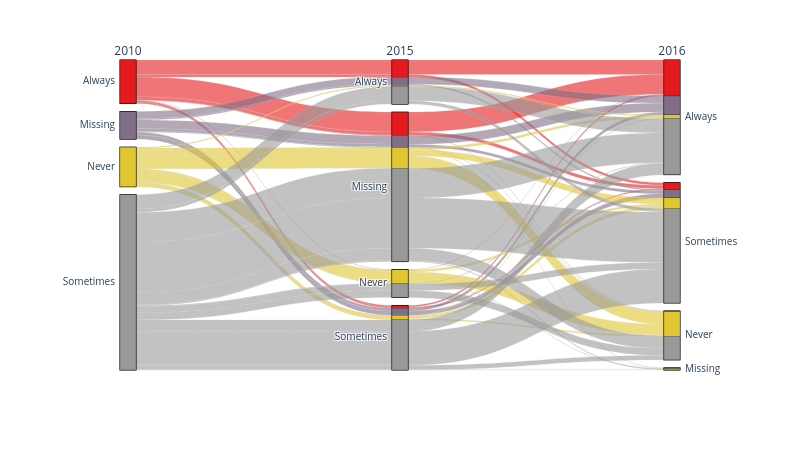

Here is the notebook cell this chart was saved with:
### Code cell
fig = px.parallel_categories(
    vacc_wide_exp, 
    dimensions=vacc_wide_exp.columns,
    color=vacc_wide_exp['2010'].cat.codes,
    color_continuous_scale=plotly_cmap,
    width=800, height=450
)
fig.update_traces(line_shape='hspline')
fig.update_layout(coloraxis_showscale=False)
fig.show()

### Figure 1 — Plotly figure (JSON) as saved in the notebook; plotly's stock layout.template omitted (floating-point values rounded to 4 significant figures; data arrays with more than 128 entries replaced by an {"elided": "..."} marker saying what was removed)
{"data": [{"dimensions": [{"label": "2010", "values": {"elided": "953 str values"}}, {"label": "2015", "values": {"elided": "953 str values"}}, {"label": "2016", "values": {"elided": "953 str values"}}], "domain": {"x": [0, 1], "y": [0, 1]}, "line": {"color": {"elided": "953 int values"}, "coloraxis": "coloraxis", "shape": "hspline"}, "name": "", "type": "parcats"}], "layout": {"coloraxis": {"autocolorscale": false, "colorbar": {"title": {"text": "color"}}, "colorscale": [[0, "rgb(228,26,28)"], [0.125, "rgb(55,126,184)"], [0.25, "rgb(77,175,74)"], [0.375, "rgb(152,78,163)"], [0.5, "rgb(255,127,0)"], [0.625, "rgb(255,255,51)"], [0.75, "rgb(166,86,40)"], [0.875, "rgb(247,129,191)"], [1, "rgb(153,153,153)"]], "showscale": false}, "height": 450, "legend": {"tracegroupgap": 0}, "margin": {"t": 60}, "width": 800}}
